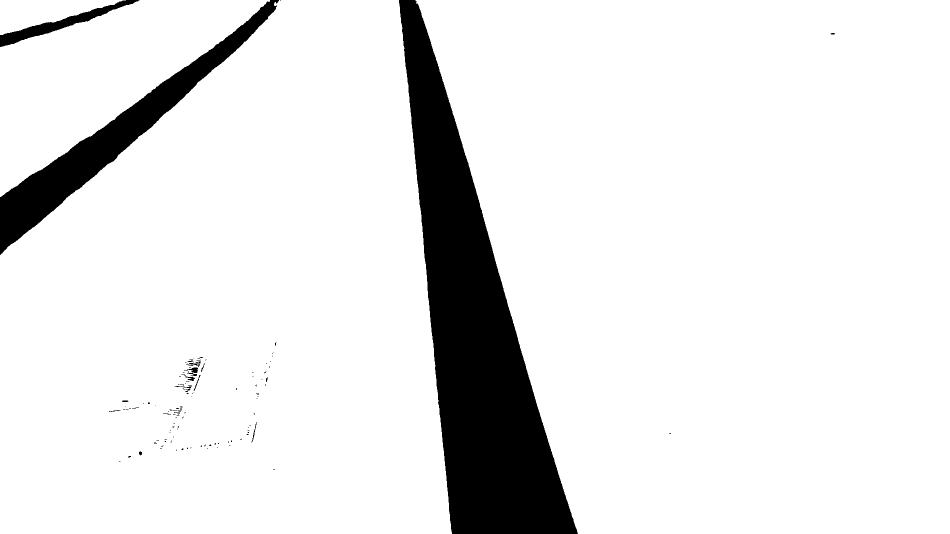
#> input picture singular_frame.png, 1900 x 1068 px (shown at 1/2 size)
$ python line_detection.py
#> lines starting #> are read from the running program, lines starting #| are printed output that depends on the picture; after the words box and inside, x2 and y2 are one past the last pixel; in counts of white or black regions, pixels touching at a corner belong together
import cv2
import numpy as np

# Load the image
image = cv2.imread('singular_frame.png')
#> image is the input picture: shape (1068, 1900, 3); 90.2% white; 122 black regions (106 under 20 px), largest, box (x1, y1, x2, y2) and area: (798, 0, 1156, 1068) 153299, (0, 0, 558, 510) 39693, (0, 0, 279, 94) 4812
if image is None:
    print("Error: Could not load image.")
    exit()

output_image = image.copy()
image_height, image_width = image.shape[:2]
#> image_height = 1068; image_width = 1900
image_center_x = image_width / 2
#> image_center_x = 950

# Image processing
gray = cv2.cvtColor(image, cv2.COLOR_BGR2GRAY)
edges = cv2.Canny(gray, 50, 150, apertureSize=3)
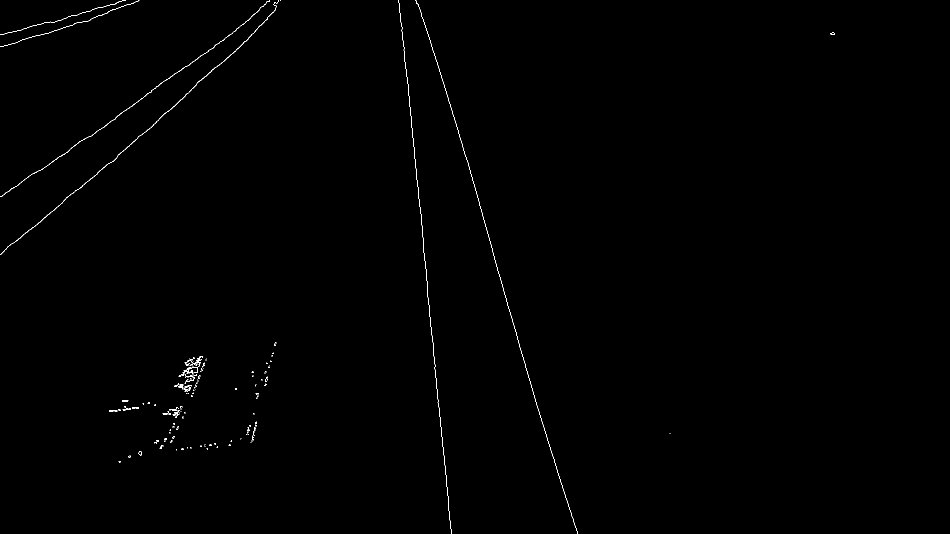
#> edges: shape (1068, 1900) (shown at 1/2 size); 0.29% white in thin lines or dots, all inside (x1, y1, x2, y2) = (0, 0, 1670, 1068)
lines = cv2.HoughLinesP(edges, 1, np.pi / 180, threshold=30, minLineLength=400, maxLineGap=50)
#> lines = [[959, 411, 1076, 819], [797, 0, 845, 463]]

if lines is None:
    print("No line segments found by Hough Transform.")
else:
    line_candidates = []
    for line_segment in lines:
        x1, y1, x2, y2 = line_segment[0]
        avg_x_segment = (x1 + x2) / 2
        distance_to_center = abs(avg_x_segment - image_center_x)
        line_candidates.append({'segment': (x1, y1, x2, y2), 'distance': distance_to_center})
#> this loop made 2 passes
#> (x1, y1, x2, y2, avg_x_segment, distance_to_center) on passes 1 to 2: (959, 411, 1076, 819, 1017.5, 67.5), (797, 0, 845, 463, 821, 129)
#> after the loop, line_candidates = 2 items

    if not line_candidates:
        print("No line candidates processed.") # Should not be reached if lines is not None
    else:
        line_candidates.sort(key=lambda item: item['distance'])

        extended_lines_endpoints = []
        num_to_process = min(2, len(line_candidates))
#> num_to_process = 2

        for i in range(num_to_process):
            line_data = line_candidates[i]
            x1, y1, x2, y2 = line_data['segment']

            pt1_ext, pt2_ext = None, None

            if x1 == x2: # Vertical segment
                pt1_ext = (x1, 0)
                pt2_ext = (x1, image_height)
            elif y1 == y2: # Horizontal segment
                cv2.line(output_image, (x1, y1), (x2, y2), (0, 255, 255), 8) # Yellow
                extended_lines_endpoints.append(None) # Cannot be used for averaging as is
                continue
            else: # Slanted segment
                slope = (y2 - y1) / (x2 - x1)
                intercept_b = y1 - slope * x1
                x_at_top = (0 - intercept_b) / slope
                x_at_bottom = (image_height - intercept_b) / slope
                pt1_ext = (int(round(x_at_top)), 0)
                pt2_ext = (int(round(x_at_bottom)), image_height)

            if pt1_ext and pt2_ext:
                cv2.line(output_image, pt1_ext, pt2_ext, (0, 255, 0), 8) # Green
                extended_lines_endpoints.append((pt1_ext, pt2_ext))
            else:
                # This case should ideally not be hit if logic for horizontal/vertical is correct
                extended_lines_endpoints.append(None)
#> this loop made 2 passes
#> (line_data, x1, y1, x2, y2, slope, intercept_b, x_at_top) on pass 1: ({'segment': (959, 411, 1076, 819), 'distance': 67.5}, 959, 411, 1076, 819, 3.49, -2933.2, 841.1)
#> (line_data, x1, y1, x2, y2, slope, intercept_b, x_at_top) on pass 2: ({'segment': (797, 0, 845, 463), 'distance': 129}, 797, 0, 845, 463, 9.65, -7687.7, 797)
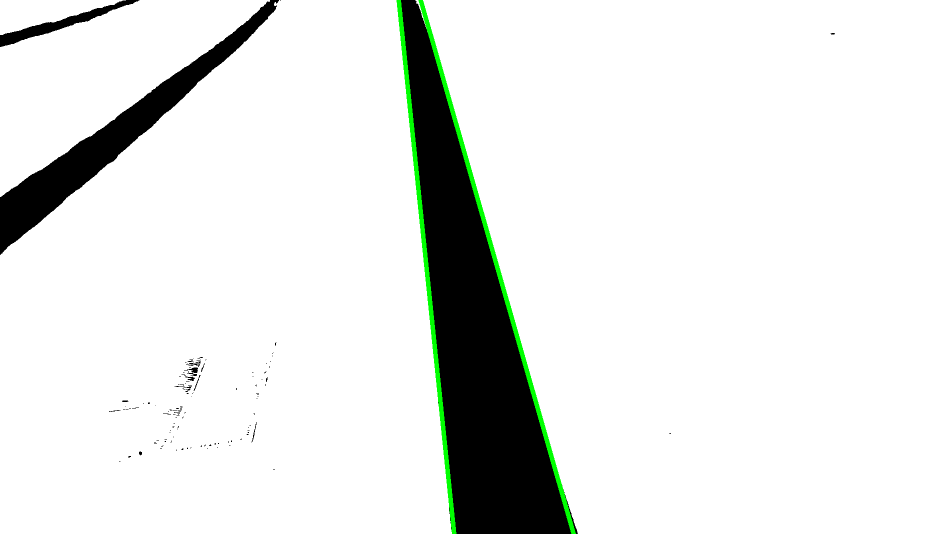
#> output_image: shape (1068, 1900, 3) (shown at 1/2 size); 0.96% of pixels changed, all inside (x1, y1, x2, y2) = (793, 0, 1152, 1068)
#> after the loop, extended_lines_endpoints = [((841, 0), (1147, 1068)), ((797, 0), (908, 1068))]

        # Draw the average line if two valid lines were extended
        if len(extended_lines_endpoints) == 2 and all(p is not None for p in extended_lines_endpoints):
            l1_pt1, l1_pt2 = extended_lines_endpoints[0]
#> l1_pt1 = (841, 0); l1_pt2 = (1147, 1068)
            l2_pt1, l2_pt2 = extended_lines_endpoints[1]
#> l2_pt1 = (797, 0); l2_pt2 = (908, 1068)

            avg_pt1_x = (l1_pt1[0] + l2_pt1[0]) / 2
#> avg_pt1_x = 819
            avg_pt2_x = (l1_pt2[0] + l2_pt2[0]) / 2
#> avg_pt2_x = 1027.5

            avg_pt1 = (int(round(avg_pt1_x)), 0)
#> avg_pt1 = (819, 0)
            avg_pt2 = (int(round(avg_pt2_x)), image_height)
#> avg_pt2 = (1028, 1068)
            cv2.line(output_image, avg_pt1, avg_pt2, (255, 0, 0), 8) # Blue
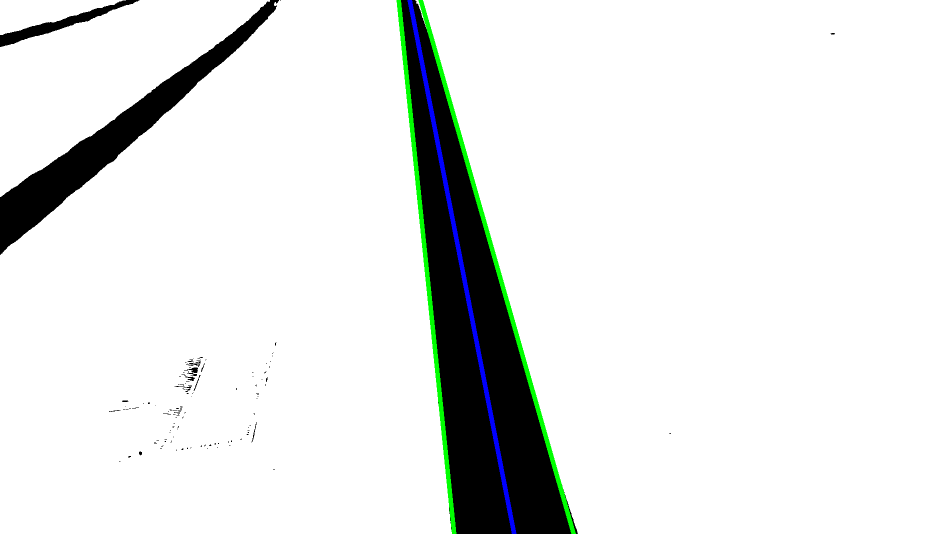
#> output_image: shape (1068, 1900, 3) (shown at 1/2 size); 0.49% of pixels changed, all inside (x1, y1, x2, y2) = (815, 0, 1033, 1068)

# Save the output image
cv2.imwrite('lines_detected.png', output_image)
print("Line detection complete. Output saved as lines_detected.png")
